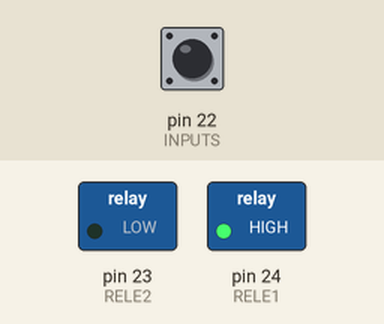
This sketch was run on a simulated Arduino Mega 2560, built with avr-gcc and run on an emulated ATmega2560. Parts: switched loads named in the sketch (green lamp = pin HIGH). The inputs (shaded band) are chosen by the test bench; at power-on: pin 22 (INPUTS) HIGH. The audio player accepts every command and is not drawn.

Above: at 1.7 s.
1.8 s: pin 22 (INPUTS) pulled LOW for 0.15 s
At 2.7 s:
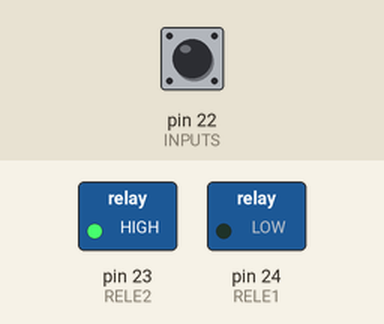
Timing chart, 0 to 4.8 s (numbered marks = the images above; inputs shaded):
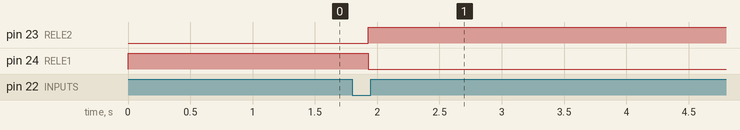

Measured:
- after the input at 1.8 s, pin 23 (RELE2): LOW → HIGH after 0.13 s; pin 24 (RELE1): HIGH → LOW after 0.13 s

The sketch:

01_Velas.ino
```cpp
/* VELAS_01
 *
 * MEGA, DFPLAYER, S.VENTANA, VELAS Y RELE
 *
 */

//INCLUDES
#include "SoftwareSerial.h"
#include "DFRobotDFPlayerMini.h"

//EDITABLE
#define SPRINT      false
#define NEED_REPOSO false
#define SVENT    22
#define RX        2
#define TX        3
#define RELE1    24
#define RELE2    23
#define DS       10

const int N_INPUTS = 1;
const int INPUTS[N_INPUTS] = {SVENT};
const int INPUTS_ISTATE[N_INPUTS] = {1};
const int N_OUTPUTS = 2;
const int OUTPUTS[N_OUTPUTS] = {RELE1,RELE2};
const int OUTPUTS_ISTATE[N_OUTPUTS] = {1,0};

//OBJETOS
SoftwareSerial mySoftwareSerial(RX, TX);    // RX, TX
DFRobotDFPlayerMini myDFPlayer;                     //dfplayer
void printDetail(uint8_t type, int value);          //dfplayer

//NO EDITABLE
boolean reposo = false;
boolean activo = false;
boolean resuelto = false;
unsigned long timer_print = 0;
////////////////////////////////////SETUP///////////////////////////////
//NO EDITABLE
void setup() {
  if(SPRINT){Serial.begin(9600);}
//declara entradas
  for(int a = 0;a < N_INPUTS;a++){
    pinMode(INPUTS[a] , INPUT);
    digitalWrite(INPUTS[a] , INPUTS_ISTATE[a]);
  }
//declara salidas
  for(int a = 0;a < N_OUTPUTS;a++){
    pinMode(OUTPUTS[a] , OUTPUT);
    digitalWrite(OUTPUTS[a] , OUTPUTS_ISTATE[a]);
  }
//si necesita reposo
  if(NEED_REPOSO){reposo=true;activo=false;resuelto=false;}else{reposo=false;activo=true;resuelto=false;}
//EDITABLE
  mySoftwareSerial.begin(9600);
  if (!myDFPlayer.begin(mySoftwareSerial)) {                     //Arranca dfplayer
    Serial.println(F("Unable to begin:"));
    Serial.println(F("1.Please recheck the connection!"));
    Serial.println(F("2.Please insert the SD card!"));
    Serial.println(myDFPlayer.readState()); //read mp3 state
    Serial.println(myDFPlayer.readFileCounts()); //read all file counts in SD card
  }
  myDFPlayer.volume(30);
}

///////////////////////////////////////LOOP//////////////////////////////////////////
void loop() {
  if_reposo();
  if_activo();
  if_resuelto();
  showme();
}

////////////////////////////////////////FUNCIONES///////////////////////////////////
//EDITABLE
void if_reposo()
{
  if(reposo){

  }
}

void if_activo()
{
  if(activo){
    if(check(0,SVENT,DS)){if(check(0,SVENT,DS)){activo = false; resuelto = true;  myDFPlayer.play(1);}}

    }

}

void if_resuelto()
{
  if(resuelto){
    digitalWrite(RELE2,HIGH);
    digitalWrite(RELE1,LOW);
  }
}


void showme ()
{
  if(SPRINT && millis() - timer_print > 1000)
  {
    Serial.println("------NUEVA MEDICION------");
    Serial.print("SVENT: ");
    Serial.println(check(0,SVENT,DS));
    timer_print = millis();
    }
  }

//NO EDITABLE
//comprueba el estado de un sensor
boolean check (boolean cual, int entrada, int ds)
{
  boolean resu = false;
  int contador = 0;
  if(cual){ while(digitalRead(entrada) == 1 && resu == false){delay(ds);contador++;if(contador == 5){resu = true;}}
  }else{    while(digitalRead(entrada) == 0 && resu == false){delay(ds);contador++;if(contador == 5){resu = true;}}}
  return resu;
}
```
